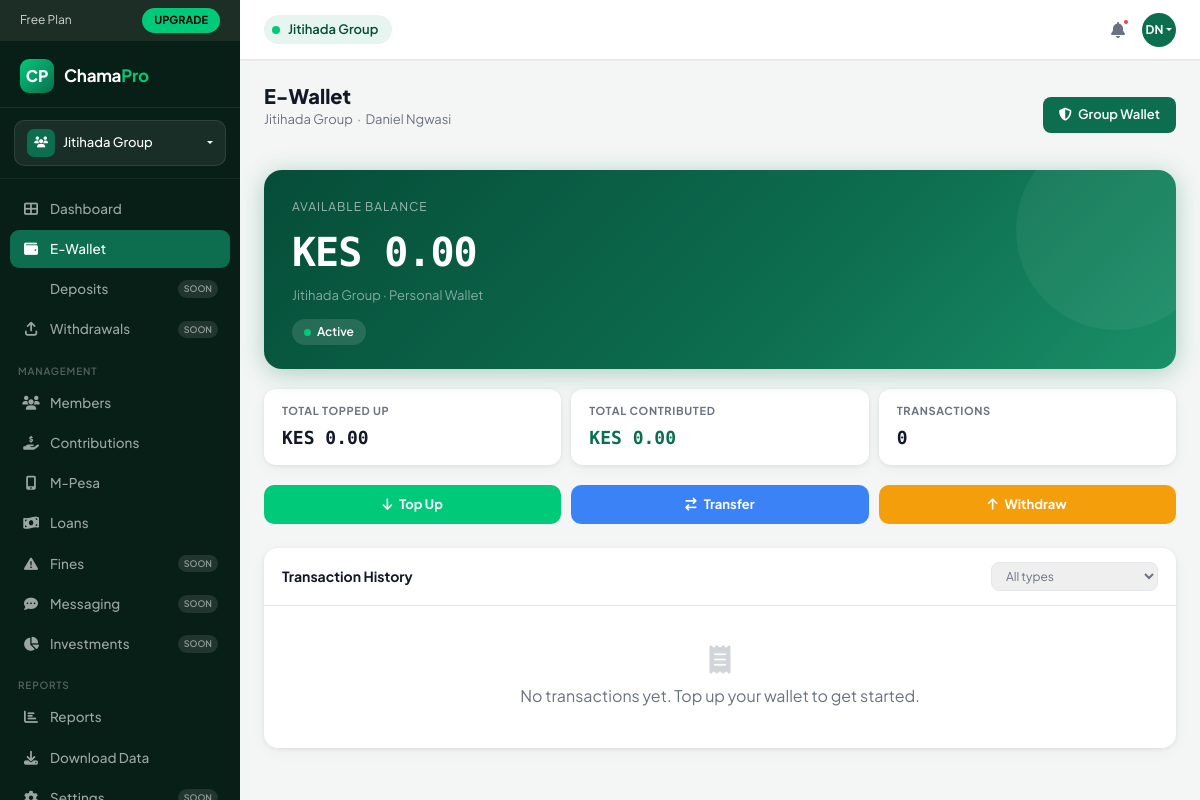
Screenshot of /wallets/2/ (signed in) with the database file from the repository.
### chamapro/models.py (models this page shows, shortened)
class Chama(models.Model):
    name = models.CharField(max_length=255)
    description = models.TextField(blank=True, null=True)
    created_by = models.ForeignKey(
        'User', null=True, blank=True, on_delete=models.SET_NULL, related_name='created_chamas'
    )
    currency = models.CharField(max_length=10, default='KES')
    contribution_amount = models.DecimalField(max_digits=12, decimal_places=2, default=0)
    contribution_day = models.PositiveSmallIntegerField(default=5)
    meeting_day = models.CharField(max_length=20, blank=True, null=True)
    settings = models.JSONField(default=dict, blank=True)
    is_active = models.BooleanField(default=True)
    created_at = models.DateTimeField(auto_now_add=True)

class User(AbstractUser):
    phone = models.CharField(max_length=30, unique=True, null=True, blank=True)

### wallets/models.py (models this page shows, shortened)
class Wallet(models.Model):
    membership = models.OneToOneField(
        'chamapro.Membership',
        on_delete=models.CASCADE,
        related_name='wallet',
    )
    balance    = models.DecimalField(max_digits=12, decimal_places=2, default=Decimal('0.00'))
    is_frozen  = models.BooleanField(default=False)
    created_at = models.DateTimeField(auto_now_add=True)
    updated_at = models.DateTimeField(auto_now=True)
    class Meta:
        verbose_name        = 'Member Wallet'
        verbose_name_plural = 'Member Wallets'
        ordering            = ['-created_at']

### wallets/views.py (the view)
# urls.py: path('<int:chama_id>/',               views.wallet_dashboard,     name='wallet_dashboard'),
@login_required
def wallet_dashboard(request, chama_id):
    chama       = get_object_or_404(Chama, pk=chama_id)
    membership  = _get_membership(request.user, chama)
    wallet      = _get_or_create_wallet(membership)
    page        = request.GET.get('page', 1)
    tx_filter   = request.GET.get('type', '')
    txs = wallet.transactions.all()
    if tx_filter:
        txs = txs.filter(tx_type=tx_filter)
    paginator   = Paginator(txs, 20)
    page_obj    = paginator.get_page(page)
    total_topups = wallet.transactions.filter(
        tx_type=WalletTransaction.TxType.TOPUP,
        status=WalletTransaction.Status.COMPLETED,
    ).aggregate(t=Sum('amount'))['t'] or Decimal('0.00')
    total_contributed = wallet.transactions.filter(
        tx_type=WalletTransaction.TxType.CONTRIBUTION,
        status=WalletTransaction.Status.COMPLETED,
    ).aggregate(t=Sum('amount'))['t'] or Decimal('0.00')
    pending_withdrawals = wallet.withdrawal_requests.filter(
        status=WithdrawalRequest.Status.PENDING
    )
    other_members = Membership.objects.filter(
        chama=chama, active=True
    ).exclude(pk=membership.pk).select_related('user', 'wallet')
    tx_types = WalletTransaction.TxType.choices
    context = {
        'chama':               chama,
        'membership':          membership,
        'wallet':              wallet,
        'page_obj':            page_obj,
        'tx_filter':           tx_filter,
        'tx_types':            tx_types,
        'total_topups':        total_topups,
        'total_contributed':   total_contributed,
        'pending_withdrawals': pending_withdrawals,
        'other_members':       other_members,
        'active_chama':        chama,
        'is_admin':            _is_admin_or_manager(membership),
    }
    return render(request, 'wallets/wallet_dashboard.html', context)

### wallets/views.py (called while the page is built)
def _get_membership(user, chama):
    return get_object_or_404(Membership, user=user, chama=chama, active=True)

def _get_or_create_wallet(membership):
    wallet, _ = Wallet.objects.get_or_create(membership=membership)
    return wallet

def _is_admin_or_manager(membership):
    return membership.role in ('admin', 'manager')

### chamapro/templates/wallets/wallet_dashboard.html (shortened to what this page needs)
{% load static humanize %}
<!DOCTYPE html>
<html lang="en">
<head>
  <link href="https://cdn.jsdelivr.net/npm/bootstrap@5.3.2/dist/css/bootstrap.min.css" rel="stylesheet">
  <link rel="stylesheet" href="https://cdnjs.cloudflare.com/ajax/libs/font-awesome/6.4.2/css/all.min.css">
</head>
<body>
<aside class="sidebar">
  <div class="plan-banner">
    <span>Free Plan</span>
    <a href="#" class="upgrade-btn">UPGRADE</a>
  </div>
  <div class="sidebar-logo">
    <div class="logo-icon">CP</div>
    <div class="logo-text">Chama<span>Pro</span></div>
  </div>
  <div class="chama-selector-wrap">
    <div class="dropdown">
      <div class="chama-btn dropdown-toggle" data-bs-toggle="dropdown">
        <div class="chama-icon"><i class="fas fa-users" style="font-size:11px;"></i></div>
        <span class="chama-name">{{ chama.name }}</span>
      </div>
    </div>
  </div>
  <nav style="flex:1;padding-bottom:8px;">
    <div class="nav-section">
      <div class="nav-item-wrap">
        <a href="{% url 'dashboard' %}" class="nav-link-cp"><i class="fas fa-th-large"></i> Dashboard</a>
      </div>
      <div class="nav-item-wrap">
        <a href="{% url 'wallet_dashboard' chama.id %}" class="nav-link-cp active"><i class="fas fa-wallet"></i> E-Wallet</a>
      </div>
      <div class="nav-item-wrap">
        <a href="#" class="nav-link-cp"> Deposits <span class="badge-soon">SOON</span></a>
      </div>
      <div class="nav-item-wrap">
        <a href="#" class="nav-link-cp"><i class="fas fa-arrow-up-from-bracket"></i> Withdrawals <span class="badge-soon">SOON</span></a>
      </div>
    </div>
    <div class="nav-section">
      <div class="nav-section-label">Management</div>
      <div class="nav-item-wrap">
        <a href="{% url 'chama_members' chama.id %}" class="nav-link-cp"><i class="fas fa-users"></i> Members</a>
      </div>
      <div class="nav-item-wrap">
        <a href="{% url 'contributions' chama.id %}" class="nav-link-cp"><i class="fas fa-hand-holding-dollar"></i> Contributions</a>
      </div>
      <div class="nav-item-wrap">
        <a href="{% url 'mpesa_transactions' chama.id %}" class="nav-link-cp"><i class="fas fa-mobile-screen-button"></i> M-Pesa</a>
      </div>
      <div class="nav-item-wrap">
        <a href="{% url 'loans' chama.id %}" class="nav-link-cp"><i class="fas fa-money-bill-wave"></i> Loans</a>
      </div>
      <div class="nav-item-wrap">
        <a href="#" class="nav-link-cp"><i class="fas fa-triangle-exclamation"></i> Fines <span class="badge-soon">SOON</span></a>
      </div>
      <div class="nav-item-wrap">
        <a href="#" class="nav-link-cp"><i class="fas fa-comment-dots"></i> Messaging <span class="badge-soon">SOON</span></a>
      </div>
      <div class="nav-item-wrap">
        <a href="#" class="nav-link-cp"><i class="fas fa-chart-pie"></i> Investments <span class="badge-soon">SOON</span></a>
      </div>
    </div>
    <div class="nav-section">
      <div class="nav-section-label">Reports</div>
      <div class="nav-item-wrap">
        <a href="{% url 'reports' chama.id %}" class="nav-link-cp"><i class="fas fa-chart-bar"></i> Reports</a>
      </div>
      <div class="nav-item-wrap">
        <a href="{% url 'export_report_excel' chama.id %}" class="nav-link-cp"><i class="fas fa-download"></i> Download Data</a>
      </div>
      <div class="nav-item-wrap">
        <a href="#" class="nav-link-cp"><i class="fas fa-cog"></i> Settings <span class="badge-soon">SOON</span></a>
      </div>
    </div>
  </nav>
</aside>
<header class="topbar">
  <div class="topbar-group-badge">
    <div class="dot"></div>
    <span>{{ chama.name|truncatechars:25 }}</span>
  </div>
  <div class="topbar-right">
    <button class="topbar-icon-btn"><i class="fas fa-bell"></i><div class="notif-dot"></div></button>
    <div class="dropdown">
      <div class="topbar-avatar dropdown-toggle" data-bs-toggle="dropdown">
        {{ user.first_name.0|upper }}{{ user.last_name.0|upper }}
      </div>
    </div>
  </div>
</header>
<div class="main-wrap">
  <div class="main-content">
    <div class="d-flex align-items-center justify-content-between mb-4">
      <div>
        <h1 class="page-title">E-Wallet</h1>
        <p class="page-sub">{{ chama.name }} &nbsp;·&nbsp; {{ user.get_full_name }}</p>
      </div>
      {% if is_admin %}
      <a href="{% url 'group_wallet' chama.id %}"
         style="background:var(--brand);color:#fff;border-radius:8px;font-weight:600;font-size:13px;padding:8px 16px;text-decoration:none;">
        <i class="fas fa-shield-halved me-1"></i> Group Wallet
      </a>
      {% endif %}
    </div>
    <div class="wallet-hero">
      <div class="hero-label">Available Balance</div>
      <div class="hero-balance">KES {{ wallet.balance|floatformat:2|intcomma }}</div>
      <div class="hero-sub">{{ chama.name }} · Personal Wallet</div>
      <div class="hero-status {% if wallet.is_frozen %}frozen{% endif %}">
        <span class="dot"></span>
        {% if wallet.is_frozen %}Frozen – contact your admin{% else %}Active{% endif %}
      </div>
    </div>
    <div class="stat-pills">
      <div class="stat-pill">
        <div class="pill-label">Total Topped Up</div>
        <div class="pill-value">KES {{ total_topups|floatformat:2|intcomma }}</div>
      </div>
      <div class="stat-pill">
        <div class="pill-label">Total Contributed</div>
        <div class="pill-value" style="color:var(--brand);">KES {{ total_contributed|floatformat:2|intcomma }}</div>
      </div>
      <div class="stat-pill">
        <div class="pill-label">Transactions</div>
        <div class="pill-value">{{ page_obj.paginator.count }}</div>
      </div>
    </div>
    {% if not wallet.is_frozen %}
    <div class="action-row">
      <button class="action-btn btn-topup" data-bs-toggle="modal" data-bs-target="#topupModal">
        <i class="fas fa-arrow-down"></i> Top Up
      </button>
      <button class="action-btn btn-transfer" data-bs-toggle="modal" data-bs-target="#transferModal">
        <i class="fas fa-arrow-right-arrow-left"></i> Transfer
      </button>
      <button class="action-btn btn-withdraw" data-bs-toggle="modal" data-bs-target="#withdrawModal">
        <i class="fas fa-arrow-up"></i> Withdraw
      </button>
    </div>
    {% endif %}
    <div class="tx-card">
      <div class="tx-header">
        <h6>Transaction History</h6>
        <form class="tx-filter-form" method="get">
          <select name="type" onchange="this.form.submit()">
            <option value="">All types</option>
          </select>
        </form>
      </div>
      {% for tx in page_obj %}
      <div class="tx-row">
        <div class="tx-icon {{ tx.tx_type }}">
          {% if tx.tx_type == 'topup' %}<i class="fas fa-arrow-down"></i>
          {% elif tx.tx_type == 'contribution' %}<i class="fas fa-hand-holding-dollar"></i>
          {% elif tx.tx_type == 'loan_repayment' %}<i class="fas fa-money-bill-wave"></i>
          {% elif tx.tx_type == 'withdrawal' %}<i class="fas fa-arrow-up"></i>
          {% elif tx.tx_type == 'transfer_in' %}<i class="fas fa-arrow-right"></i>
          {% elif tx.tx_type == 'transfer_out' %}<i class="fas fa-arrow-left"></i>
          {% elif tx.tx_type == 'reversal' %}<i class="fas fa-rotate-left"></i>
          {% endif %}
        </div>
        <div>
          <div class="tx-type-label">{{ tx.get_tx_type_display }}</div>
          <div class="tx-ref">Ref: {{ tx.reference|default:"—" }}</div>
          <div class="tx-date">{{ tx.created_at|date:"d M Y, H:i" }}</div>
        </div>
        <div class="tx-amount-col">
          {% if tx.tx_type == 'topup' or tx.tx_type == 'transfer_in' or tx.tx_type == 'reversal' %}
            <div class="amount credit">+KES {{ tx.amount|floatformat:2|intcomma }}</div>
          {% else %}
            <div class="amount debit">-KES {{ tx.amount|floatformat:2|intcomma }}</div>
          {% endif %}
          <div class="badge-status status-{{ tx.status }}">{{ tx.get_status_display }}</div>
        </div>
      </div>
      {% empty %}
      <div style="padding:40px;text-align:center;color:var(--muted);">
        <i class="fas fa-receipt" style="font-size:28px;opacity:.3;display:block;margin-bottom:10px;"></i>
        No transactions yet. Top up your wallet to get started.
      </div>
      {% endfor %}
    </div>
  </div>
</div>
</body>
</html>

### rows the page displays
Chama: name "Jitihada Group"
User: first_name.0 "D", last_name.0 "N", get_full_name "Daniel Ngwasi"
Wallet: balance "0.00"

### other values shown
{{ total_topups|floatformat:2|intcomma }} "0.00"
{{ total_contributed|floatformat:2|intcomma }} "0.00"
{{ page_obj.paginator.count }} "0"
